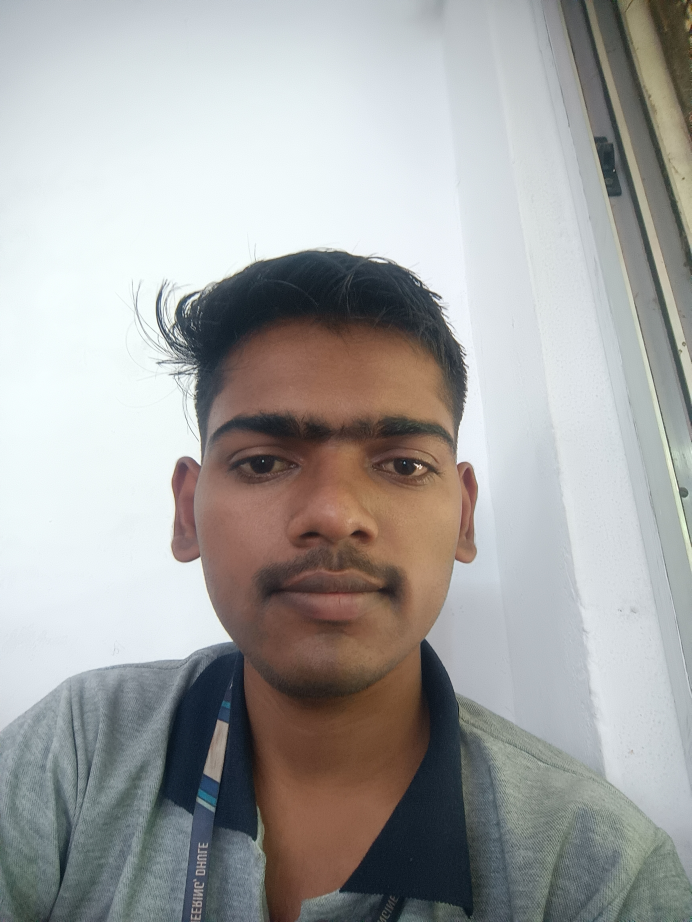
#> input picture train_images/2_Pratik Pawar/Pratik Pawar_2_1.jpg, 3456 x 4608 px (shown at 1/5 size); its folder holds only this picture in this run
$ python Train.py
#> lines starting #> are read from the running program, lines starting #| are printed output that depends on the picture
import cv2
import os
import numpy as np

# Path to the training images folder
train_images_path = 'train_images/'

# Initialize the face recognizer and Haar cascade
recognizer = cv2.face.LBPHFaceRecognizer_create()
face_cascade = cv2.CascadeClassifier(cv2.data.haarcascades + 'haarcascade_frontalface_default.xml')

# Prepare training data
faces = []
labels = []
student_names = {}
label_count = 0

# Iterate over student folders
for student_folder in os.listdir(train_images_path):
    folder_path = os.path.join(train_images_path, student_folder)

    if os.path.isdir(folder_path):
        student_names[label_count] = student_folder  # Map label to folder name

        for image_file in os.listdir(folder_path):
            if image_file.lower().endswith(('.jpg', '.png')):
                image_path = os.path.join(folder_path, image_file)
                img = cv2.imread(image_path)
#> img is the input picture: shape (4608, 3456, 3); mean B, G, R 163.5, 164.7, 164.7

                if img is None:
                    print(f"Could not read image: {image_path}")
                    continue

                gray = cv2.cvtColor(img, cv2.COLOR_BGR2GRAY)
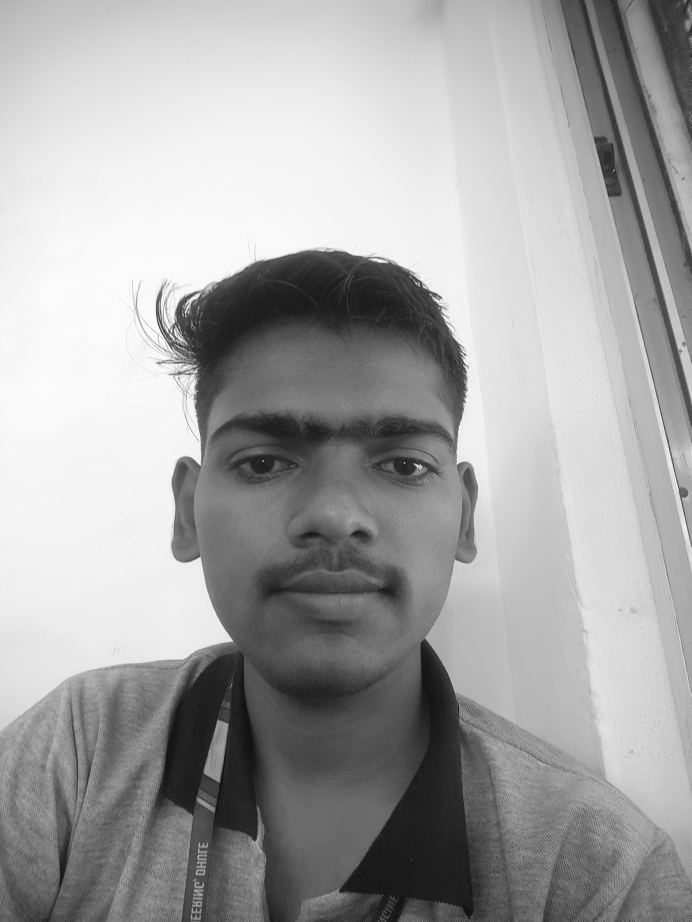
#> gray: shape (4608, 3456) (shown at 1/5 size); min 4, max 254, mean 164.6
                faces_detected = face_cascade.detectMultiScale(gray, scaleFactor=1.1, minNeighbors=5)
#> faces_detected = [[416, 3627, 62, 62], [317, 4341, 83, 83], [757, 4273, 110, 110], [851, 1666, 1633, 1633]]

                for (x, y, w, h) in faces_detected:
                    face = gray[y:y + h, x:x + w]
                    face = cv2.resize(face, (200, 200))  # Optional: standardize size
                    faces.append(face)
                    labels.append(label_count)
#> this loop made 4 passes
#> pass 1, `face = gray[y:y + h, x:x + w]`:
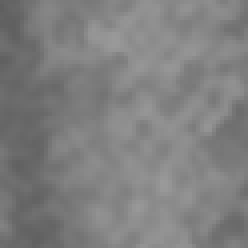
#> face: shape (62, 62) (shown 4 times larger); min 95, max 154, mean 127.2
#> pass 2, `face = gray[y:y + h, x:x + w]`:
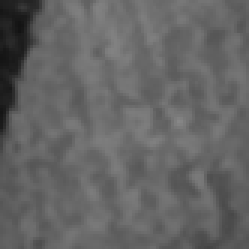
#> face: shape (83, 83) (shown 3 times larger); min 19, max 135, mean 100.4
#> after the loop, faces = 4 items; labels = [0, 0, 0, 0]

        label_count += 1

# Train the recognizer
if faces and labels:
    recognizer.train(faces, np.array(labels))
    recognizer.save('student_recognizer.yml')
    np.save('label_map.npy', student_names)
    print("✅ Training complete. Model and label map saved.")
else:
    print("❌ No faces found for training. Check your images.")

$ run again, on train_images/2_Pratik Pawar/Pratik Pawar_2_10.jpg
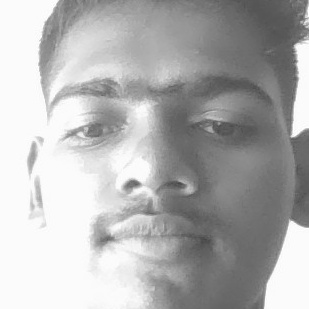
#> input picture train_images/2_Pratik Pawar/Pratik Pawar_2_10.jpg, 309 x 309 px
#> img is the input picture: shape (309, 309, 3); min 69, max 255, mean 177
#> faces_detected = [[23, 19, 271, 271]]
#> the loop `for (x, y, w, h) in faces_detected:` made 1 pass
#> pass 1, `face = gray[y:y + h, x:x + w]`:
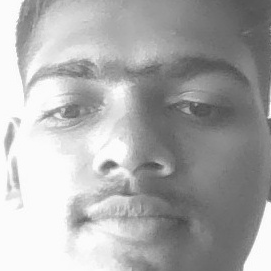
#> face: shape (271, 271); min 69, max 255, mean 170.7
#> after the loop `for (x, y, w, h) in faces_detected:`: faces = 1 item; labels = [0]
